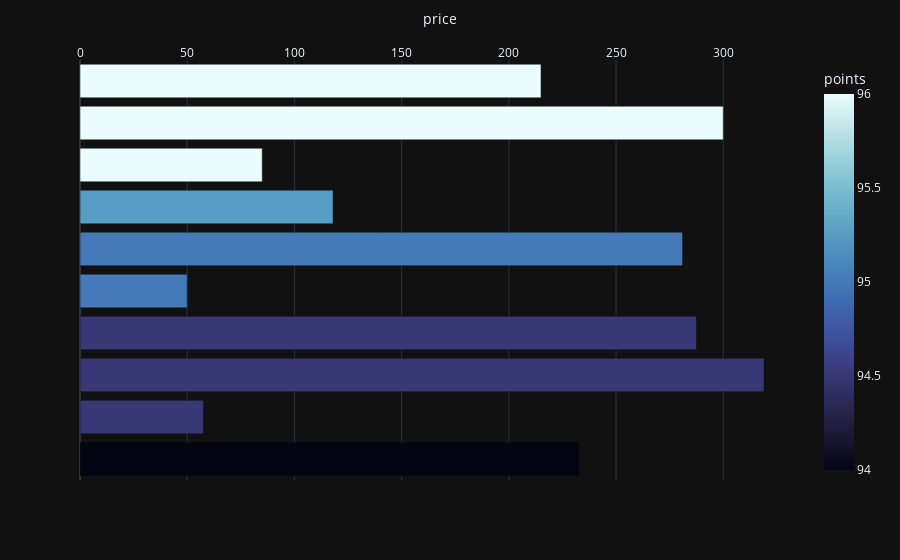

Write notebook code for a chart like this one.
### Code cell
df_wineries = df_filtered.groupby('winery', dropna=True).mean().sort_values("points").dropna()[-10:].reset_index()
fig = px.bar(data_frame=df_wineries, 
        orientation='h',
        y='winery', 
        x='price', 
        hover_data=['points'], 
        color='points', 
        color_continuous_scale='ice', 
        template='plotly_dark')

fig.update_xaxes(side="top")
fig.update_yaxes(showticklabels=False, title="")

### Figure 1 — Plotly figure (JSON) as saved in the notebook; plotly's stock layout.template omitted (floating-point values rounded to 4 significant figures)
{"data": [{"alignmentgroup": "True", "customdata": [[94], [94.5], [94.5], [94.5], [95], [95], [95.27], [96], [96], [96]], "hovertemplate": "price=%{x}<br>winery=%{y}<br>points=%{marker.color}<extra></extra>", "legendgroup": "", "marker": {"color": [94, 94.5, 94.5, 94.5, 95, 95, 95.27, 96, 96, 96], "coloraxis": "coloraxis"}, "name": "", "offsetgroup": "", "orientation": "h", "showlegend": false, "textposition": "auto", "type": "bar", "x": [232.8, 57.5, 319, 287.5, 50, 281, 118, 85, 300, 215], "xaxis": "x", "y": ["Domaine Dujac", "Arcadian", "Clos de Tart", "Château de la Tour", "Copain Wines", "Domaine Jean Grivot", "Wayfarer", "Semper", "Jacquesson et Fils", "Domaine des Lambrays"], "yaxis": "y"}], "layout": {"barmode": "relative", "coloraxis": {"colorbar": {"title": {"text": "points"}}, "colorscale": [[0, "rgb(3, 5, 18)"], [0.09091, "rgb(25, 25, 51)"], [0.1818, "rgb(44, 42, 87)"], [0.2727, "rgb(58, 60, 125)"], [0.3636, "rgb(62, 83, 160)"], [0.4545, "rgb(62, 109, 178)"], [0.5455, "rgb(72, 134, 187)"], [0.6364, "rgb(89, 159, 196)"], [0.7273, "rgb(114, 184, 205)"], [0.8182, "rgb(149, 207, 216)"], [0.9091, "rgb(192, 229, 232)"], [1, "rgb(234, 252, 253)"]]}, "legend": {"tracegroupgap": 0}, "margin": {"t": 60}, "xaxis": {"anchor": "y", "domain": [0, 1], "side": "top", "title": {"text": "price"}}, "yaxis": {"anchor": "x", "domain": [0, 1], "showticklabels": false, "title": {"text": ""}}}}
